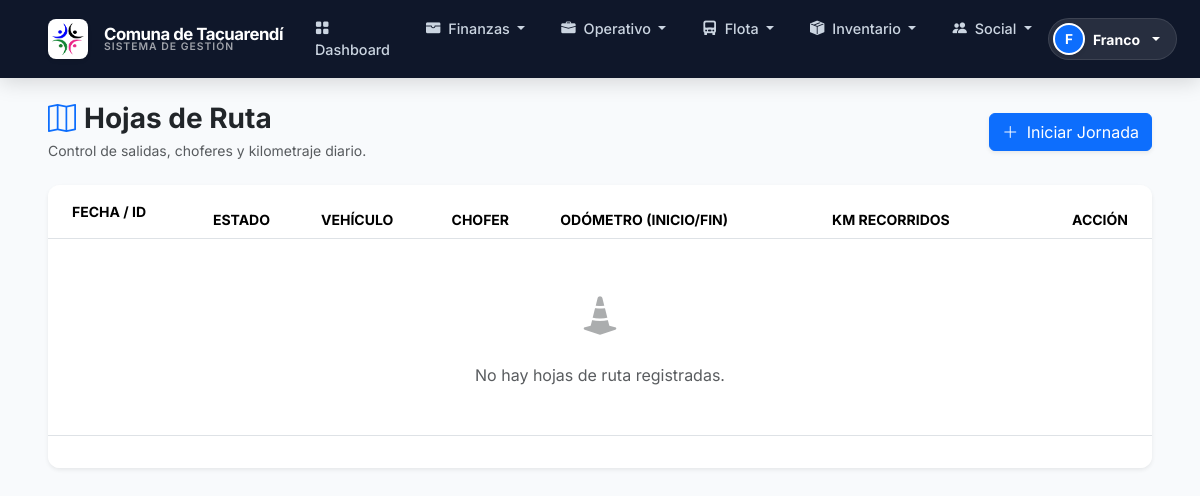
The page /flota/hojas/ (signed in) on the database as committed earlier.
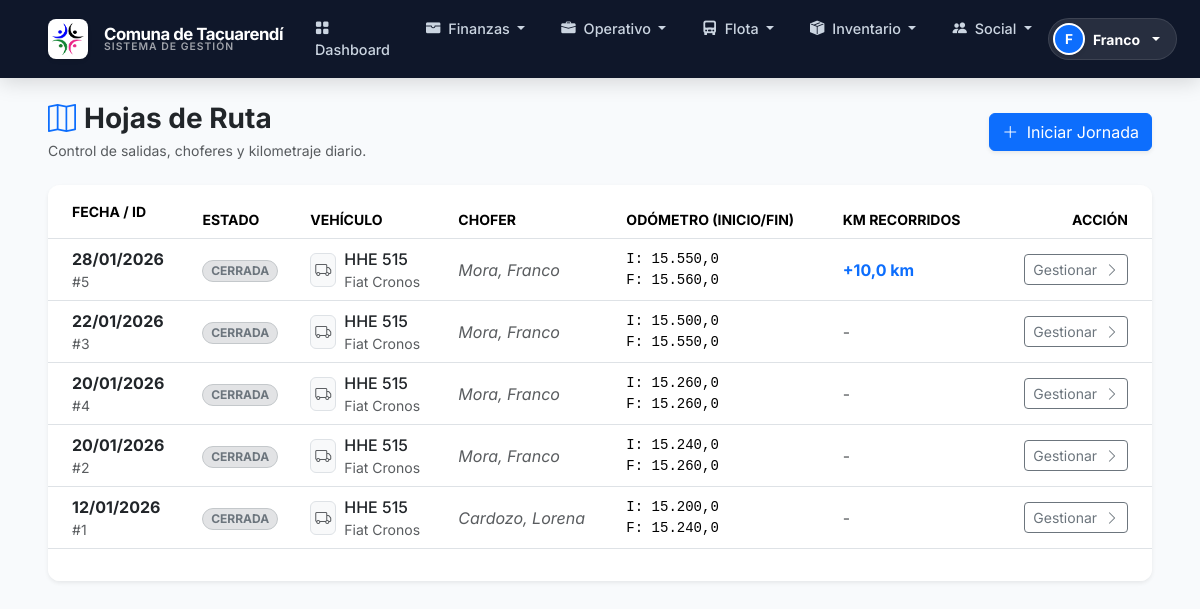
The same page on the database as committed later.
### finanzas/models.py (models this page shows, shortened)
class HojaRuta(models.Model):
    ESTADO_ABIERTA = "ABIERTA"
    ESTADO_CERRADA = "CERRADA"
    ESTADO_CHOICES = [(ESTADO_ABIERTA, "En curso"), (ESTADO_CERRADA, "Finalizada")]
    vehiculo = models.ForeignKey(Vehiculo, on_delete=models.PROTECT, related_name="hojas_ruta")
    chofer = models.ForeignKey(
        "Beneficiario",
        on_delete=models.SET_NULL,
        null=True,
        blank=True,
        related_name="hojas_ruta_chofer",
    )
    chofer_nombre = models.CharField(max_length=150, blank=True, help_text="Nombre de respaldo")
    fecha = models.DateField(default=timezone.now)
    hora_salida = models.TimeField(null=True, blank=True)
    hora_llegada = models.TimeField(null=True, blank=True)
    destino = models.CharField(max_length=200, blank=True, help_text="Destino principal o zona")
    odometro_inicio = models.DecimalField(max_digits=12, decimal_places=1)
    odometro_fin = models.DecimalField(max_digits=12, decimal_places=1, null=True, blank=True)
    km_recorridos = models.DecimalField(max_digits=10, decimal_places=1, default=0)
    observaciones = models.TextField(blank=True)
    estado = models.CharField(max_length=15, choices=ESTADO_CHOICES, default=ESTADO_ABIERTA)
    creado_por = models.ForeignKey(settings.AUTH_USER_MODEL, on_delete=models.SET_NULL, null=True)
    fecha_creacion = models.DateTimeField(auto_now_add=True)
    class Meta:
        verbose_name = "Hoja de Ruta"
        verbose_name_plural = "Hojas de Ruta"
        ordering = ["-fecha", "-id"]

class Vehiculo(models.Model):
    TIPO_CAMIONETA = "CAMIONETA"
    TIPO_CAMION = "CAMION"
    TIPO_MAQUINARIA = "MAQUINARIA"
    TIPO_AUTO = "AUTO"
    TIPO_OTRO = "OTRO"
    TIPOS_CHOICES = [
        (TIPO_CAMIONETA, "Camioneta / Utilitario"),
        (TIPO_CAMION, "Camión"),
        (TIPO_MAQUINARIA, "Maquinaria Pesada"),
        (TIPO_AUTO, "Automóvil"),
        (TIPO_OTRO, "Otro"),
    ]
    patente = models.CharField(max_length=20, unique=True, help_text="Dominio sin espacios")
    descripcion = models.CharField(max_length=200, help_text="Nombre interno (ej: Móvil 1)")
    marca = models.CharField(max_length=100, blank=True, null=True)
    modelo = models.CharField(max_length=100, blank=True, null=True)
    tipo = models.CharField(max_length=20, choices=TIPOS_CHOICES, default=TIPO_CAMIONETA)
    chasis = models.CharField(max_length=100, blank=True, null=True)
    motor = models.CharField(max_length=100, blank=True, null=True)
    area = models.ForeignKey(Area, on_delete=models.SET_NULL, null=True, blank=True)
    activo = models.BooleanField(default=True)
    kilometraje_referencia = models.DecimalField(max_digits=12, decimal_places=1, default=0)
    horometro_referencia = models.DecimalField(max_digits=12, decimal_places=1, null=True, blank=True)
    observaciones = models.TextField(blank=True, null=True)
    class Meta:
        verbose_name = "Vehículo"
        verbose_name_plural = "Vehículos"
        ordering = ["activo", "patente"]

### finanzas/views_flota.py (the view)
# urls.py: path("flota/hojas/", views_flota.HojaRutaListView.as_view(), name="hoja_ruta_list"),
class HojaRutaListView(OperadorSocialRequiredMixin, ListView):
    model = HojaRuta
    template_name = "finanzas/hoja_ruta_list.html"
    context_object_name = "hojas"
    paginate_by = 20
    def get_queryset(self):
        qs = HojaRuta.objects.select_related("vehiculo", "chofer").order_by("-fecha", "-id")
        q = (self.request.GET.get("q") or "").strip()
        if q:
            qs = qs.filter(
                Q(vehiculo__patente__icontains=q) |
                Q(chofer_nombre__icontains=q) |
                Q(observaciones__icontains=q)
            )
        return qs
    def get_context_data(self, **kwargs):
        ctx = super().get_context_data(**kwargs)
        ctx.update(roles_ctx(self.request.user))
        return ctx

### finanzas/context_processors.py (called while the page is built)
def roles_ctx(request):
    if request.user.is_authenticated:
        return get_roles_ctx(request.user)
    return {}

def comuna_ctx(request):
    return {
        "COMUNA_NOMBRE": getattr(settings, "COMUNA_NOMBRE", "Comuna de Tacuarendí"),
        "COMUNA_CUIT": getattr(settings, "COMUNA_CUIT", ""),
        "COMUNA_TELEFONO": getattr(settings, "COMUNA_TELEFONO", ""),
        "COMUNA_EMAIL": getattr(settings, "COMUNA_EMAIL", ""),
        "COMUNA_DIRECCION": getattr(settings, "COMUNA_DOMICILIO", ""),
    }

### finanzas/mixins.py (called while the page is built)
def _tiene_grupo(user, grupos):
    if not user:
        return False
    if not getattr(user, "is_authenticated", False):
        return False
    if user.is_superuser:
        return True
    return user.groups.filter(name__in=grupos).exists()

def es_admin_sistema(user):
    return _tiene_grupo(user, ["ADMIN_SISTEMA", "ADMIN"])

def es_staff_finanzas(user):
    return _tiene_grupo(user, ["Finanzas", "STAFF_FINANZAS", "TESORERIA", "SECRETARIA"])

def es_operador_finanzas(user):
    return _tiene_grupo(user, ["Finanzas", "OPERADOR_FINANZAS", "CAJA", "STAFF_FINANZAS", "ADMIN_SISTEMA"])

def es_equipo_genero(user):
    return _tiene_grupo(user, ["GENEROYNIÑEZ", "ADMIN_SISTEMA"])

### finanzas/templates/finanzas/hoja_ruta_list.html (shortened to what this page needs)
{% extends "finanzas/base.html" %}
{% load humanize %}
{% block content %}
<div class="d-flex justify-content-between align-items-center mb-4">
  <div>
    <h1 class="h3 mb-1 fw-bold text-dark">
      <i class="bi bi-map me-2 text-primary"></i>Hojas de Ruta
    </h1>
    <p class="text-muted mb-0 small">Control de salidas, choferes y kilometraje diario.</p>
  </div>
  {% if rol_staff_finanzas or rol_operador_finanzas or rol_operador_social %}
  <a href="{% url 'finanzas:hoja_ruta_create' %}" class="btn btn-primary shadow-sm">
    <i class="bi bi-plus-lg me-1"></i> Iniciar Jornada
  </a>
  {% endif %}
</div>
<div class="card border-0 shadow-sm overflow-hidden">
  <div class="table-responsive">
    <table class="table table-hover align-middle mb-0">
      <thead class="bg-light small text-uppercase text-muted">
        <tr>
          <th class="ps-4 py-3">Fecha / ID</th>
          <th>Estado</th>
          <th>Vehículo</th>
          <th>Chofer</th>
          <th>Odómetro (Inicio/Fin)</th>
          <th>Km Recorridos</th>
          <th class="text-end pe-4">Acción</th>
        </tr>
      </thead>
      <tbody>
        {% for h in hojas %}
        <tr>
          <td class="ps-4">
            <div class="fw-bold text-dark">{{ h.fecha|date:"d/m/Y" }}</div>
            <div class="small text-muted">#{{ h.id }}</div>
          </td>
          <td>
            {% if h.estado == 'ABIERTA' %}
              <span class="badge bg-success-subtle text-success border border-success-subtle rounded-pill animate-pulse">EN CURSO</span>
            {% else %}
              <span class="badge bg-secondary-subtle text-secondary border border-secondary-subtle rounded-pill">CERRADA</span>
            {% endif %}
          </td>
          <td>
            <div class="d-flex align-items-center">
              <div class="bg-light rounded p-1 me-2 border text-muted">
                <i class="bi bi-truck"></i>
              </div>
              <div>
                <div class="fw-medium text-dark">{{ h.vehiculo.patente }}</div>
                <div class="small text-muted">{{ h.vehiculo.descripcion|truncatechars:20 }}</div>
              </div>
            </div>
          </td>
          <td>
            {% if h.chofer %}
              <a href="{% url 'finanzas:persona_detail' h.chofer.pk %}" class="text-decoration-none text-dark">
                {{ h.chofer }}
              </a>
            {% else %}
              <span class="text-muted fst-italic">{{ h.chofer_nombre|default:"Sin asignar" }}</span>
            {% endif %}
          </td>
          <td class="small font-monospace">
            <div>I: {{ h.odometro_inicio|intcomma }}</div>
            {% if h.odometro_fin %}
              <div>F: {{ h.odometro_fin|intcomma }}</div>
            {% else %}
              <div class="text-muted">--</div>
            {% endif %}
          </td>
          <td>
            {% if h.km_recorridos > 0 %}
              <span class="fw-bold text-primary">+{{ h.km_recorridos|intcomma }} km</span>
            {% else %}
              <span class="text-muted">-</span>
            {% endif %}
          </td>
          <td class="text-end pe-4">
            <a href="{% url 'finanzas:hoja_ruta_detail' h.pk %}" class="btn btn-sm btn-outline-secondary">
              Gestionar <i class="bi bi-chevron-right ms-1"></i>
            </a>
          </td>
        </tr>
        {% empty %}
        <tr>
          <td colspan="7" class="text-center py-5">
            <div class="text-muted opacity-50 mb-3"><i class="bi bi-cone-striped fs-1"></i></div>
            <p class="mb-0 text-muted">No hay hojas de ruta registradas.</p>
          </td>
        </tr>
        {% endfor %}
      </tbody>
    </table>
  </div>
  <div class="card-footer bg-white border-top-0 py-3">
  </div>
</div>
{% endblock %}

Rows that differ between the two databases and show on the page:
added HojaRuta: fecha "28/01/2026", id "5", estado "CERRADA", vehiculo.patente "HHE 515", vehiculo.descripcion "Fiat Cronos", chofer_nombre "Mora, Franco", odometro_inicio "15.550,0", odometro_fin "15.560,0", km_recorridos "10,0"
added HojaRuta: fecha "22/01/2026", id "3", estado "CERRADA", vehiculo.patente "HHE 515", vehiculo.descripcion "Fiat Cronos", chofer_nombre "Mora, Franco", odometro_inicio "15.500,0", odometro_fin "15.550,0"
added HojaRuta: fecha "20/01/2026", id "4", estado "CERRADA", vehiculo.patente "HHE 515", vehiculo.descripcion "Fiat Cronos", chofer_nombre "Mora, Franco", odometro_inicio "15.260,0", odometro_fin "15.260,0"
added HojaRuta: fecha "20/01/2026", id "2", estado "CERRADA", vehiculo.patente "HHE 515", vehiculo.descripcion "Fiat Cronos", chofer_nombre "Mora, Franco", odometro_inicio "15.240,0", odometro_fin "15.260,0"
added HojaRuta: fecha "12/01/2026", id "1", estado "CERRADA", vehiculo.patente "HHE 515", vehiculo.descripcion "Fiat Cronos", chofer_nombre "Cardozo, Lorena", odometro_inicio "15.200,0", odometro_fin "15.240,0"
Other text that changed with them:
text no longer shown: "No hay hojas de ruta registradas."
